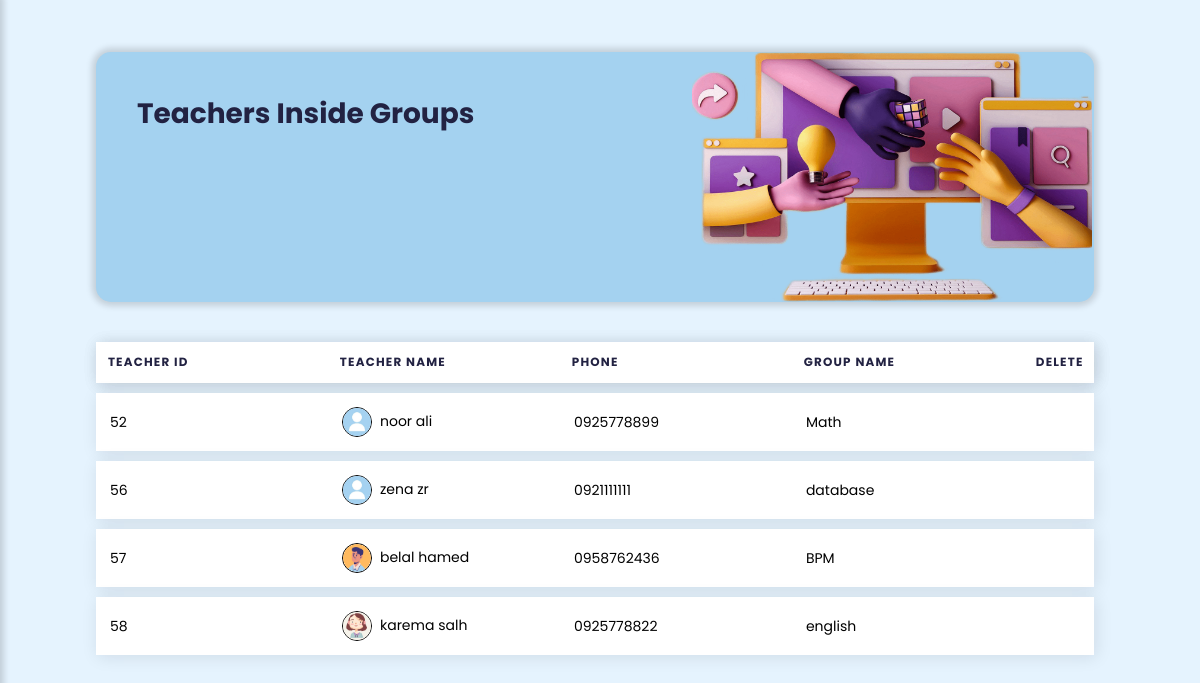
The app's page /UI/control_panel/teacher_with_group_control_panel.php, older data.
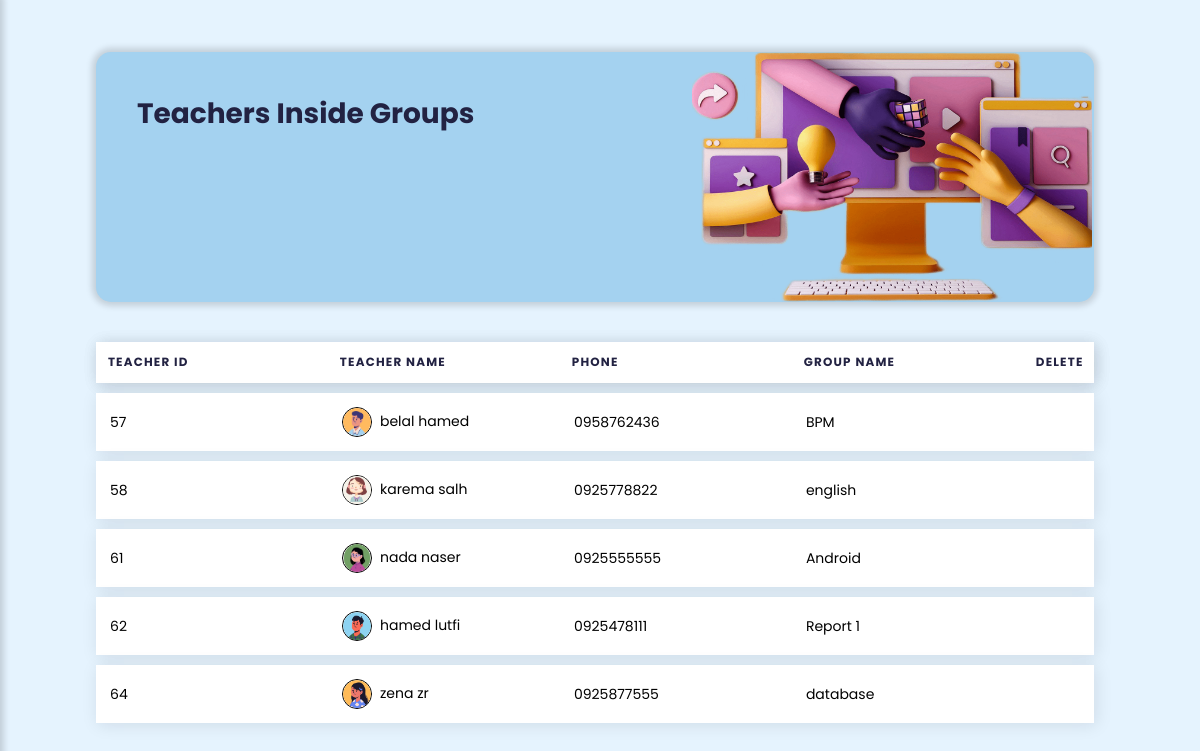
The same page, newer data.
### tables this page shows
CREATE TABLE IF NOT EXISTS `teacher` (
  `tr_id` int(8) NOT NULL AUTO_INCREMENT,
  `user_id` int(8) NOT NULL,
  `tr_phone_no` varchar(10) NOT NULL,
  PRIMARY KEY (`tr_id`),
  KEY `user_id` (`user_id`)
);

CREATE TABLE IF NOT EXISTS `user` (
  `user_id` int(8) NOT NULL AUTO_INCREMENT,
  `full_name` varchar(50) NOT NULL,
  `password` varchar(225) NOT NULL,
  `u_img` varchar(225) DEFAULT NULL,
  `role` varchar(8) DEFAULT NULL,
  PRIMARY KEY (`user_id`)
);

CREATE TABLE IF NOT EXISTS `groups` (
  `g_no` int(8) NOT NULL AUTO_INCREMENT,
  `tr_id` int(8) NOT NULL,
  `g_name` varchar(25) NOT NULL,
  PRIMARY KEY (`g_no`),
  KEY `tr_id` (`tr_id`)
);

### DataBase/db.php (called while the page is built, shortened)
<?php
require("Connection.php");
function selectAllTeacherInfo(){
    $sql = "SELECT teacher.tr_id,user.user_id,user.full_name,user.u_img,teacher.tr_phone_no,groups.g_name from teacher,user,groups WHERE user.user_id=teacher.user_id AND teacher.tr_id=groups.tr_id;";
    global $conn;
    $pre=$conn->prepare($sql);
    $pre->execute();
    $records=$pre->get_result()->fetch_all(MYSQLI_ASSOC);
    return $records;
}

### UI/control_panel/teacher_with_group_control_panel.php (the view, shortened to what this page needs)
<?php
$teachers=selectAllTeacherInfo();
?>
<!DOCTYPE html>
<html lang="en">
    <head>
        <link rel="stylesheet" href="../../css/controlpanel_groups_teacher_student_files.css">
        <link rel="stylesheet" href="https://maxst.icons8.com/vue-static/landings/line-awesome/line-awesome/1.3.0/css/line-awesome.min.css">
    </head>
<body id="b-vlightblue">
<header class="main_icon">
</header>
<div class="main-content">
    <div class="header-box">
        <div class="header-box-content-table">
            <h2>Teachers Inside Groups</h2><br>
        </div>
        <img src="../../sources/image/teacher_image_3d.png" >
    </div>
    <div class="table-box">
        <table class="table">
            <thead>
                <tr>
                    <th scope="col">Teacher Id</th>
                    <th scope="col">Teacher Name</th>
                    <th scope="col">Phone</th>
                    <th scope="col">Group Name</th>
                    <th scope="col" width="70px">Delete</th>
                </tr>
            </thead>
            <tbody>
            <?php foreach($teachers as $key => $teacher):?>
                <tr>
                    <td data-label="tr-id"><?php echo $teacher['tr_id'] ?></td>
                    <td data-label="tr-name"><img src="<?php echo BASE_URL . '/sources/image/' . $teacher['u_img']; ?>" class="tab-img" style="width: 30px; height: 30px;border-radius:100%;"><?php echo $teacher['full_name'] ?></td>
                    <td data-label="tr-phone"><?php echo $teacher['tr_phone_no'] ?></td>
                    <td data-label="g-name"><?php echo $teacher['g_name'] ?></td>
                    <td data-label="delete"><a onclick="return confirmDelete()" href="teacher_control_panel.php?delete_tr_id=<?php echo $teacher['tr_id']; ?>&deleteID=<?php echo $teacher['user_id']; ?>"><i class="las la-trash-alt ticon delet"></i></a></td>
                </tr>
            <?php endforeach; ?>
            </tbody>
        </table>
    </div>
</div>
</body>
</html>

Row changes from the older to the newer data that the page shows:
removed teacher: tr_id "52", user.u_img (picture), user.full_name "noor ali", tr_phone_no "0925778899", groups.g_name "Math"
removed teacher: tr_id "56", user.u_img (picture), user.full_name "zena zr", tr_phone_no "0921111111", groups.g_name "database"
added teacher: tr_id "61", user.u_img (picture), user.full_name "nada naser", tr_phone_no "0925555555", groups.g_name "Android"
added teacher: tr_id "62", user.u_img (picture), user.full_name "hamed lutfi", tr_phone_no "0925478111", groups.g_name "Report 1"
added teacher: tr_id "64", user.u_img (picture), user.full_name "zena zr", tr_phone_no "0925877555", groups.g_name "database"
